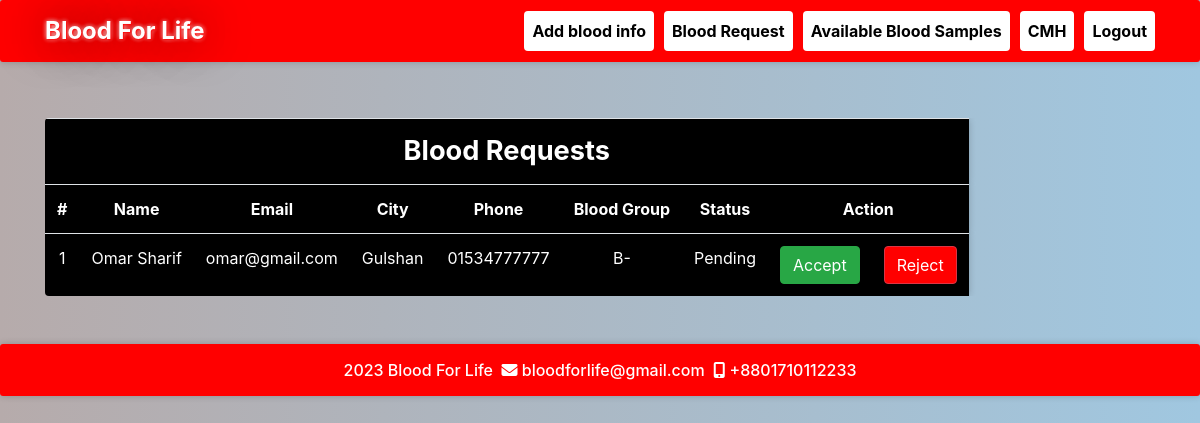
The app's page /bloodrequest.php (signed in) with its own data.
### tables this page shows
CREATE TABLE `bloodrequest` (
  `reqid` int(11) NOT NULL,
  `hid` int(11) NOT NULL,
  `rid` int(11) NOT NULL,
  `bg` varchar(11) NOT NULL,
  `status` varchar(100) NOT NULL DEFAULT 'Pending'
);

CREATE TABLE `receivers` (
  `id` int(11) NOT NULL,
  `rname` varchar(100) NOT NULL,
  `remail` varchar(100) NOT NULL,
  `rpassword` varchar(100) NOT NULL,
  `rphone` varchar(100) NOT NULL,
  `rbg` varchar(10) NOT NULL,
  `rcity` varchar(100) NOT NULL
);

### message.php (called while the page is built, shortened)
<?php $counter=0; if(isset($_GET['msg'])) { ?>
	<div class="col-5 alert alert alert-success alert-dismissible fade show card" id="message">
		<button type="button" class="close" data-dismiss="alert" title="close">&times;</button><?php echo $_GET['msg'];?>
	</div>
<?php }?>

### bloodrequest.php (the view, shortened to what this page needs)
<?php
require 'file/connection.php';
  if(!isset($_SESSION['hid']))
  {
  header('location:login.php');
  }
  else {
    $hid = $_SESSION['hid'];
    $sql = "select bloodrequest.*, receivers.* from bloodrequest, receivers where hid='$hid' && bloodrequest.rid=receivers.id";
    $result = mysqli_query($conn, $sql);
?>
<!DOCTYPE html>
<html>
<?php require 'head.php'; ?>
<body>
	<?php require 'header.php'; ?>
	<div class="container cont">
		<?php require 'message.php'; ?>
	<table class="table table-responsive table-striped rounded mb-5 mtable">
		<tr><th colspan="9" class="title">Blood requests</th></tr>
		<tr>
			<th>#</th>
			<th>Name</th>
			<th>Email</th>
			<th>City</th>
			<th>Phone</th>
			<th>Blood Group</th>
			<th>Status</th>
			<th colspan="2">Action</th>
		</tr>
		<?php while($row = mysqli_fetch_array($result)) { ?>
		<tr>
			<td><?php echo ++$counter;?></td>
			<td><?php echo $row['rname'];?></td>
			<td><?php echo $row['remail'];?></td>
			<td><?php echo $row['rcity'];?></td>
			<td><?php echo $row['rphone'];?></td>
			<td><?php echo $row['bg'];?></td>
			<td><?php echo $row['status'];?></td>
			<td><?php if($row['status'] == 'Accepted'){ ?> <a href="" class="btn btn-success disabled">Accepted</a> <?php }
			else{ ?>
				<a href="file/accept.php?reqid=<?php echo $row['reqid'];?>" class="btn btn-success">Accept</a>
			<?php } ?>
			</td>
			<td><?php if($row['status'] == 'Rejected'){ ?> <a href="" class="btn btn-danger disabled">Rejected</a> <?php }
			else{ ?>
				<a href="file/reject.php?reqid=<?php echo $row['reqid'];?>" class="btn btn-danger">Reject</a>
			<?php } ?>
			</td>
		</tr>
		<?php } ?>
	</table>
</div>
    <?php require 'footer.php'; ?>
</body>
</html>
<?php } ?>

### css/style.css (style rules this page uses)
body { background-image: linear-gradient(to right, rgb(182, 171, 171), rgb(160, 199, 224)); }
.cont { padding-top: 40px; text-align: justify; font-size: 1em; }
.card ,nav, .footer,tr,video { border-radius: 3px; transition: all 200ms ease-out; box-shadow: 0px 0px 7px rgba(0, 0, 0, 0.2); }
tr,th,td { border: none; text-align: center; background-color: rgb(0, 0, 0); }
.title { font-weight: bold; font-size: 1.7em; text-transform: capitalize; text-align: center; }
a:link { text-decoration: none; }

### css/test.css (style rules this page uses)
.table-striped { color: white; }
a.btn.btn-danger { background-color: red!important; }
.mtable { margin-top: 7px;; }

### records on screen
bloodrequest: receivers.rname "Omar Sharif", receivers.remail "omar@gmail.com", receivers.rcity "Gulshan", receivers.rphone "01534777777", bg "B-", status "Pending"

### other values on screen
$_SESSION['hname'] "CMH"
